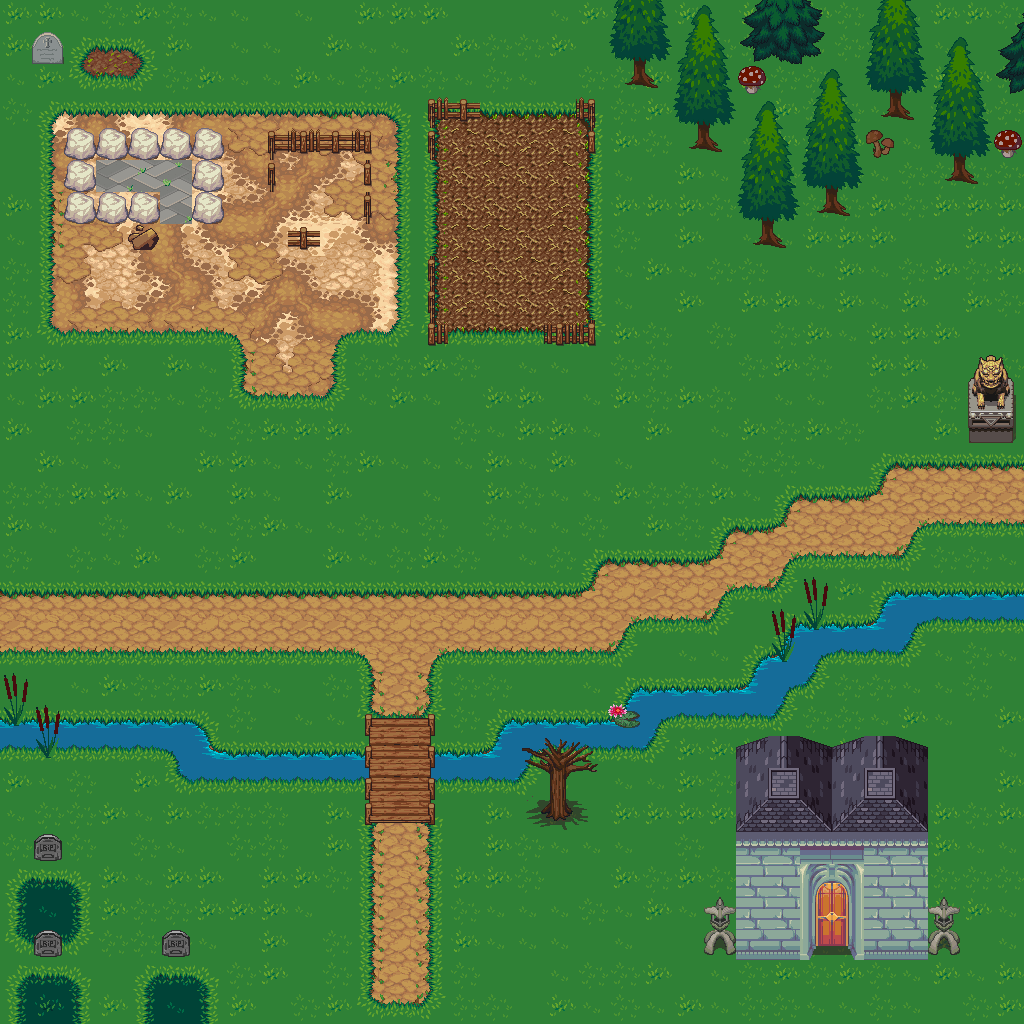

Rendered tile map (Tiled .tmx) drawn with the repository's tilesets; below, a short description and the map source with its tile grids summarised:
An orthogonal 32x32 tile map with 32x32 px tiles, 2 tile layers (Ground, Buildings), 1 hidden layer not drawn, 5 tilesets and 17 objects (spawn_skelly, spawn_loc_1, spawn_loc_2, spawn_loc_3, army_path_1, ...).

<map version="1.5" tiledversion="1.6.0" orientation="orthogonal" renderorder="right-down" width="32" height="32" tilewidth="32" tileheight="32" infinite="0" nextlayerid="6" nextobjectid="25">
 <editorsettings>
  <export target="scene1-farm.lua" format="lua" />
 </editorsettings>
 <properties>
  <property name="edge_tile" type="int" value="7" />
 </properties>
 <tileset firstgid="1" source="../graphics/lpc-terrains/terrain-map-v7-repacked.tsx" />
 <tileset firstgid="16385" source="../graphics/lpc-atlas/obj_misk_atlas.tsx" />
 <tileset firstgid="17409" source="../graphics/lpc-atlas/build_atlas.tsx" />
 <tileset firstgid="18433" source="../graphics/lpc-atlas/terrain_atlas.tsx" />
 <tileset firstgid="19457" source="../graphics/lpc-atlas/base_out_atlas.tsx" />
 <layer id="1" name="Ground" width="32" height="32">
  <data>[1024 cells, 1024 non-empty, 135 distinct tile ids]</data>
 </layer>
 <layer id="2" name="Buildings" width="32" height="32">
  <data>[1024 cells, 186 non-empty, 88 distinct tile ids]</data>
 </layer>
 <objectgroup id="3" name="Paths">
  <object id="4" name="spawn_skelly" x="94.6667" y="54.6667" width="32" height="14.6667" />
  <object id="5" name="spawn_loc_1" x="37.3333" y="893.333" width="25.3333" height="30.6667" />
  <object id="6" name="spawn_loc_2" x="33.3333" y="985.333" width="32" height="28" />
  <object id="7" name="spawn_loc_3" x="165.333" y="988" width="29.3333" height="25.3333" />
  <object id="10" name="army_path_1" x="5.33333" y="617.333">
   <point />
  </object>
  <object id="11" name="army_path_2" x="577.333" y="610.667">
   <point />
  </object>
  <object id="12" name="army_path_3" x="913.333" y="489.333">
   <point />
  </object>
  <object id="13" name="army_path_4" x="1020" y="480">
   <point />
  </object>
  <object id="14" name="necro_path_1" x="1.33333" y="633.333">
   <point />
  </object>
  <object id="15" name="necro_path_2" x="381.333" y="641.333">
   <point />
  </object>
  <object id="16" name="necro_path_3" x="388" y="858.667">
   <point />
  </object>
  <object id="17" name="necro_path_4" x="161.333" y="880">
   <point />
  </object>
  <object id="18" name="necro_path_5" x="414.667" y="841.333">
   <point />
  </object>
  <object id="19" name="necro_path_6" x="418.667" y="637.333">
   <point />
  </object>
  <object id="21" name="necro_path_7" x="678.667" y="585.333">
   <point />
  </object>
  <object id="22" name="necro_path_8" x="842.667" y="518.667">
   <point />
  </object>
  <object id="23" name="necro_path_9" x="1017.33" y="498.667">
   <point />
  </object>
 </objectgroup>
 <layer id="5" name="Unwalkable" width="32" height="32" visible="0">
  <data>[1024 cells, 316 non-empty, 1 distinct tile ids]</data>
 </layer>
</map>
